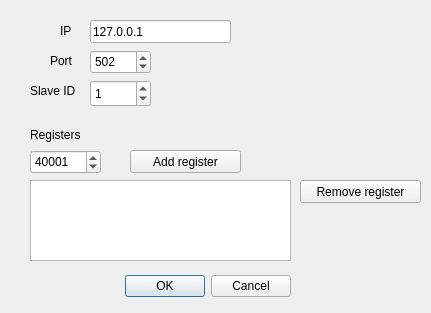
<?xml version="1.0" encoding="UTF-8"?>
<ui version="4.0">
 <class>SettingsDialog</class>
 <widget class="QDialog" name="SettingsDialog">
  <property name="geometry">
   <rect>
    <x>0</x>
    <y>0</y>
    <width>431</width>
    <height>313</height>
   </rect>
  </property>
  <property name="windowTitle">
   <string>Dialog</string>
  </property>
  <widget class="QDialogButtonBox" name="buttonBox">
   <property name="geometry">
    <rect>
     <x>30</x>
     <y>270</y>
     <width>261</width>
     <height>32</height>
    </rect>
   </property>
   <property name="orientation">
    <enum>Qt::Horizontal</enum>
   </property>
   <property name="standardButtons">
    <set>QDialogButtonBox::Cancel|QDialogButtonBox::Ok</set>
   </property>
  </widget>
  <widget class="QLabel" name="label">
   <property name="geometry">
    <rect>
     <x>60</x>
     <y>20</y>
     <width>21</width>
     <height>21</height>
    </rect>
   </property>
   <property name="text">
    <string>IP</string>
   </property>
  </widget>
  <widget class="QSpinBox" name="spinPort">
   <property name="geometry">
    <rect>
     <x>90</x>
     <y>50</y>
     <width>61</width>
     <height>24</height>
    </rect>
   </property>
   <property name="maximum">
    <number>2000</number>
   </property>
   <property name="value">
    <number>502</number>
   </property>
  </widget>
  <widget class="QLabel" name="label_2">
   <property name="geometry">
    <rect>
     <x>50</x>
     <y>50</y>
     <width>31</width>
     <height>21</height>
    </rect>
   </property>
   <property name="text">
    <string>Port</string>
   </property>
  </widget>
  <widget class="QListView" name="listReg">
   <property name="geometry">
    <rect>
     <x>30</x>
     <y>180</y>
     <width>261</width>
     <height>81</height>
    </rect>
   </property>
  </widget>
  <widget class="QLabel" name="label_3">
   <property name="geometry">
    <rect>
     <x>30</x>
     <y>125</y>
     <width>57</width>
     <height>20</height>
    </rect>
   </property>
   <property name="text">
    <string>Registers</string>
   </property>
  </widget>
  <widget class="QSpinBox" name="spinReg">
   <property name="geometry">
    <rect>
     <x>30</x>
     <y>150</y>
     <width>71</width>
     <height>24</height>
    </rect>
   </property>
   <property name="maximum">
    <number>100000</number>
   </property>
   <property name="value">
    <number>40001</number>
   </property>
  </widget>
  <widget class="QPushButton" name="btnRemove">
   <property name="geometry">
    <rect>
     <x>300</x>
     <y>180</y>
     <width>121</width>
     <height>23</height>
    </rect>
   </property>
   <property name="text">
    <string>Remove register</string>
   </property>
  </widget>
  <widget class="QPushButton" name="btnAdd">
   <property name="geometry">
    <rect>
     <x>130</x>
     <y>150</y>
     <width>111</width>
     <height>23</height>
    </rect>
   </property>
   <property name="text">
    <string>Add register</string>
   </property>
  </widget>
  <widget class="QLineEdit" name="lineIP">
   <property name="geometry">
    <rect>
     <x>90</x>
     <y>20</y>
     <width>141</width>
     <height>23</height>
    </rect>
   </property>
   <property name="text">
    <string>127.0.0.1</string>
   </property>
  </widget>
  <widget class="QLabel" name="label_4">
   <property name="geometry">
    <rect>
     <x>30</x>
     <y>80</y>
     <width>61</width>
     <height>21</height>
    </rect>
   </property>
   <property name="text">
    <string>Slave ID</string>
   </property>
  </widget>
  <widget class="QSpinBox" name="spinSlaveId">
   <property name="geometry">
    <rect>
     <x>90</x>
     <y>80</y>
     <width>61</width>
     <height>27</height>
    </rect>
   </property>
   <property name="maximum">
    <number>255</number>
   </property>
   <property name="value">
    <number>1</number>
   </property>
  </widget>
 </widget>
 <resources/>
 <connections>
  <connection>
   <sender>buttonBox</sender>
   <signal>accepted()</signal>
   <receiver>SettingsDialog</receiver>
   <slot>accept()</slot>
   <hints>
    <hint type="sourcelabel">
     <x>248</x>
     <y>254</y>
    </hint>
    <hint type="destinationlabel">
     <x>157</x>
     <y>274</y>
    </hint>
   </hints>
  </connection>
  <connection>
   <sender>buttonBox</sender>
   <signal>rejected()</signal>
   <receiver>SettingsDialog</receiver>
   <slot>reject()</slot>
   <hints>
    <hint type="sourcelabel">
     <x>316</x>
     <y>260</y>
    </hint>
    <hint type="destinationlabel">
     <x>286</x>
     <y>274</y>
    </hint>
   </hints>
  </connection>
 </connections>
</ui>
